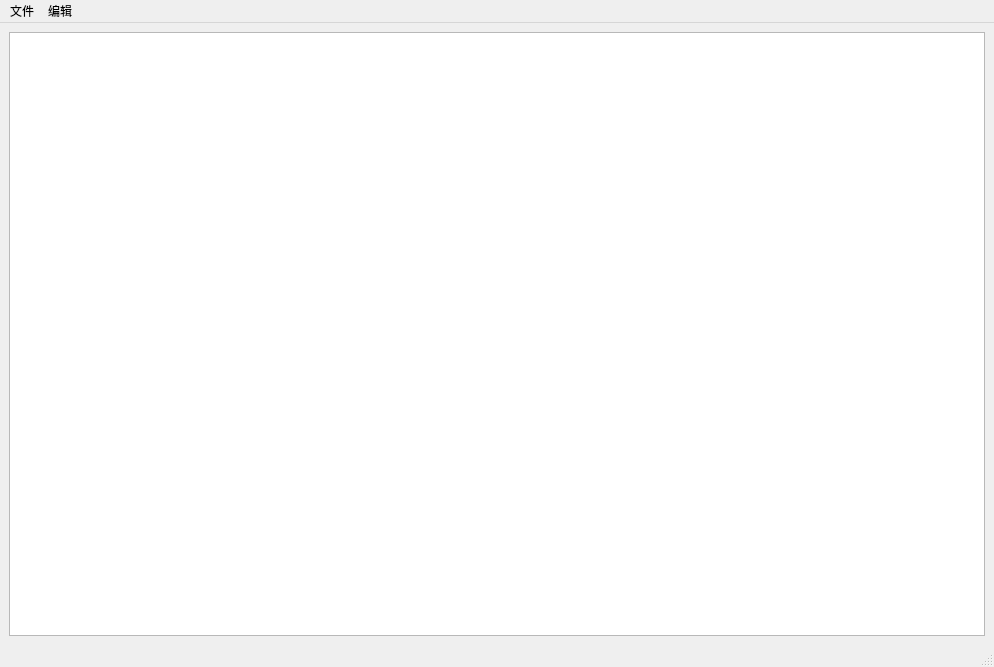
<?xml version="1.0" encoding="UTF-8"?>
<ui version="4.0">
 <class>MainWindow</class>
 <widget class="QMainWindow" name="MainWindow">
  <property name="geometry">
   <rect>
    <x>0</x>
    <y>0</y>
    <width>994</width>
    <height>667</height>
   </rect>
  </property>
  <property name="windowTitle">
   <string>AI test</string>
  </property>
  <widget class="QWidget" name="centralwidget">
   <layout class="QGridLayout" name="gridLayout">
    <item row="0" column="0">
     <widget class="QGraphicsView" name="graphicsView"/>
    </item>
   </layout>
  </widget>
  <widget class="QMenuBar" name="menubar">
   <property name="geometry">
    <rect>
     <x>0</x>
     <y>0</y>
     <width>994</width>
     <height>23</height>
    </rect>
   </property>
   <widget class="QMenu" name="menuFile">
    <property name="title">
     <string>文件</string>
    </property>
    <addaction name="actionNew"/>
    <addaction name="actionOpen"/>
    <addaction name="separator"/>
    <addaction name="actionExit"/>
   </widget>
   <widget class="QMenu" name="menuEdit">
    <property name="title">
     <string>编辑</string>
    </property>
    <addaction name="actionAdd"/>
   </widget>
   <addaction name="menuFile"/>
   <addaction name="menuEdit"/>
  </widget>
  <widget class="QStatusBar" name="statusbar"/>
  <action name="actionNew">
   <property name="text">
    <string>新建</string>
   </property>
  </action>
  <action name="actionOpen">
   <property name="text">
    <string>打开</string>
   </property>
  </action>
  <action name="actionExit">
   <property name="text">
    <string>退出</string>
   </property>
  </action>
  <action name="actionAdd">
   <property name="text">
    <string>添加</string>
   </property>
  </action>
 </widget>
 <resources/>
 <connections/>
</ui>
